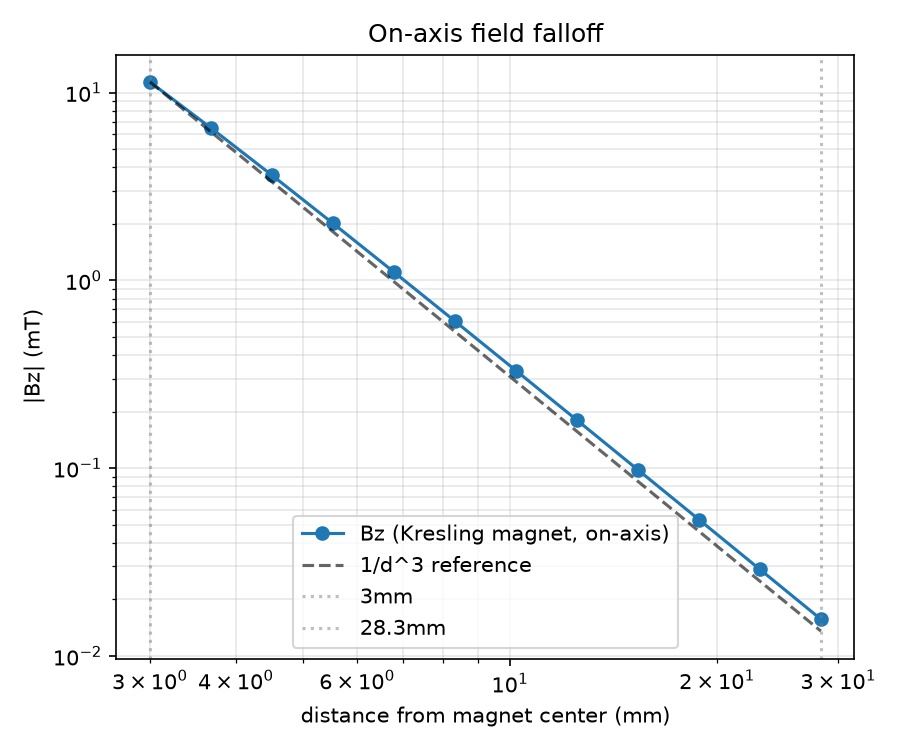

Source code (Python):
"""Sanity-check the Kresling magnet's on-axis field falloff visually.

A small magnet's far-field on-axis field should fall off close to 1/d^3
(dipole approximation) once d is a few magnet-diameters out. This plots
|Bz| vs distance on a log-log axis alongside a 1/d^3 reference line -- if
the two aren't roughly parallel, something is wrong with the forward model
or unit conversion.

Defaults match the real workspace z-range: ~3mm (sensor plane, mechanical
min gap below the surface the robot moves on) to ~28.3mm (h1, deployed
Kresling cell height -- the farthest a point on the cell lifts off while
rolling) -- override any of it with flags to explore other magnets/ranges.

Examples:
  uv run python scripts/field_falloff_check.py
  uv run python scripts/field_falloff_check.py --d-min 5 --d-max 100 --n-points 20
  uv run python scripts/field_falloff_check.py --diameter 4 --height 1 --remanence 1480
  uv run python scripts/field_falloff_check.py --output /tmp/falloff.png
"""
from __future__ import annotations

import argparse

import matplotlib
matplotlib.use("Agg")
import matplotlib.pyplot as plt
import numpy as np

from kresling_sim.kresling import Kresling, BR_N50_MT


def parse_args() -> argparse.Namespace:
    p = argparse.ArgumentParser(description=__doc__, formatter_class=argparse.RawDescriptionHelpFormatter)
    p.add_argument("--d-min", type=float, default=3.0, help="nearest on-axis distance to plot, mm (default: 3.0, the sensor-plane gap)")
    p.add_argument("--d-max", type=float, default=28.3, help="farthest on-axis distance to plot, mm (default: 28.3, h1 deployed cell height)")
    p.add_argument("--n-points", type=int, default=12, help="number of log-spaced distances to sample (default: 12)")
    p.add_argument("--diameter", type=float, default=2.0, help="magnet diameter, mm (default: 2.0, N50 Supermagnetman D1002-10)")
    p.add_argument("--height", type=float, default=0.5, help="magnet height/thickness, mm (default: 0.5)")
    p.add_argument("--remanence", type=float, default=BR_N50_MT, help=f"magnet remanence Br, mT (default: {BR_N50_MT}, N50 datasheet midpoint)")
    p.add_argument("--mark", type=float, nargs="*", default=[3.0, 28.3], help="distances (mm) to mark with vertical reference lines (default: 3.0 28.3)")
    p.add_argument("--output", type=str, default=None, help="output PNG path (default: alongside this script)")
    return p.parse_args()


def main() -> None:
    args = parse_args()
    distances_mm = np.geomspace(args.d_min, args.d_max, args.n_points)

    k = Kresling(position=(0, 0, 0), diameter=args.diameter, height=args.height, remanence=args.remanence)
    bz_mt = np.array([k.getB((0, 0, d))[2] for d in distances_mm])

    print(f"magnet: diameter={args.diameter}mm, height={args.height}mm, remanence={args.remanence}mT")
    print(f"{'d (mm)':>8} {'Bz (mT)':>14} {'Bz (uT)':>14}")
    for d, b in zip(distances_mm, bz_mt):
        print(f"{d:8.2f} {b:14.6f} {b * 1000:14.3f}")

    # 1/d^3 reference line, anchored to match at the first distance point
    ref = bz_mt[0] * (distances_mm[0] / distances_mm) ** 3

    fig, ax = plt.subplots(figsize=(6, 5))
    ax.loglog(distances_mm, np.abs(bz_mt), "o-", label="Bz (Kresling magnet, on-axis)")
    ax.loglog(distances_mm, ref, "k--", alpha=0.6, label="1/d^3 reference")
    for m in args.mark:
        if args.d_min <= m <= args.d_max:
            ax.axvline(m, color="gray", linestyle=":", alpha=0.5, label=f"{m:g}mm")
    ax.set_xlabel("distance from magnet center (mm)")
    ax.set_ylabel("|Bz| (mT)")
    ax.set_title("On-axis field falloff")
    ax.legend()
    ax.grid(True, which="both", alpha=0.3)
    fig.tight_layout()

    out_path = args.output or __file__.replace(".py", ".png")
    fig.savefig(out_path, dpi=150)
    print(f"\nsaved plot to {out_path}")


if __name__ == "__main__":
    main()
